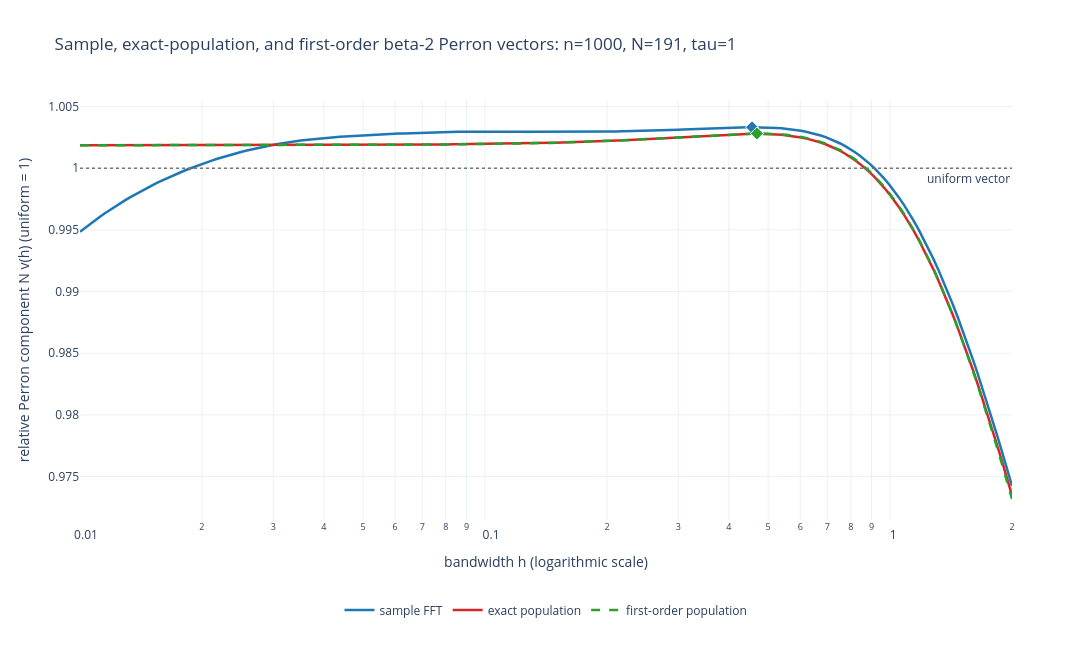

Notebook cell for this chart:
### Code cell
perron_comparison_colors = {
    "sample FFT": "#1f77b4",
    "exact population": "#d62728",
    "first-order population": "#2ca02c",
}
perron_comparison_dashes = {
    "sample FFT": "solid",
    "exact population": "solid",
    "first-order population": "dash",
}

perron_comparison_figure = go.Figure()
for name, vector in perron_comparison_vectors.items():
    selected_index = perron_comparison_selected_indices[name]
    relative_vector = perron_comparison_N * vector
    perron_comparison_figure.add_trace(
        go.Scatter(
            x=perron_comparison_h_grid,
            y=relative_vector,
            customdata=vector,
            mode="lines",
            line=dict(
                color=perron_comparison_colors[name],
                width=2.5,
                dash=perron_comparison_dashes[name],
            ),
            name=name,
            hovertemplate=(
                f"{name}"
                "<br>h=%{x:.6g}"
                "<br>N v(h)=%{y:.6g}"
                "<br>v(h)=%{customdata:.8f}<extra></extra>"
            ),
        )
    )
    perron_comparison_figure.add_trace(
        go.Scatter(
            x=[perron_comparison_h_grid[selected_index]],
            y=[relative_vector[selected_index]],
            mode="markers",
            marker=dict(
                color=perron_comparison_colors[name],
                size=10,
                symbol="diamond",
                line=dict(color="white", width=1),
            ),
            name=f"{name} maximum",
            showlegend=False,
            hovertemplate=(
                f"{name} maximum"
                f"<br>index={selected_index}"
                "<br>h=%{x:.6g}"
                "<br>N v(h)=%{y:.6g}<extra></extra>"
            ),
        )
    )

perron_comparison_figure.add_hline(
    y=1.0,
    line=dict(color="#777777", width=1.5, dash="dot"),
    annotation_text="uniform vector",
    annotation_position="bottom right",
)
perron_comparison_figure.update_xaxes(
    title_text="bandwidth h (logarithmic scale)",
    type="log",
    range=[
        np.log10(perron_comparison_h_min),
        np.log10(perron_comparison_h_max),
    ],
)
perron_comparison_figure.update_yaxes(
    title_text="relative Perron component N v(h) (uniform = 1)",
)
perron_comparison_figure.update_layout(
    title=(
        f"Sample, exact-population, and first-order beta-2 Perron vectors: "
        f"n={perron_comparison_n}, N={perron_comparison_N}, "
        f"tau={perron_comparison_tau:g}"
    ),
    width=1100,
    height=650,
    template="plotly_white",
    legend=dict(
        orientation="h",
        x=0.5,
        xanchor="center",
        y=-0.18,
    ),
    margin=dict(b=130),
)
perron_comparison_figure.show()

### Figure 1 — Plotly figure (JSON) as saved in the notebook; plotly's stock layout.template omitted (floating-point values rounded to 4 significant figures; data arrays with more than 128 entries replaced by an {"elided": "..."} marker saying what was removed)
{"data": [{"customdata": {"elided": "191 float values"}, "hovertemplate": "sample FFT<br>h=%{x:.6g}<br>N v(h)=%{y:.6g}<br>v(h)=%{customdata:.8f}<extra></extra>", "line": {"color": "#1f77b4", "dash": "solid", "width": 2.5}, "mode": "lines", "name": "sample FFT", "type": "scatter", "x": {"elided": "191 float values"}, "y": {"elided": "191 float values"}}, {"hovertemplate": "sample FFT maximum<br>index=137<br>h=%{x:.6g}<br>N v(h)=%{y:.6g}<extra></extra>", "marker": {"color": "#1f77b4", "line": {"color": "white", "width": 1}, "size": 10, "symbol": "diamond"}, "mode": "markers", "name": "sample FFT maximum", "showlegend": false, "type": "scatter", "x": [0.4562], "y": [1.003]}, {"customdata": {"elided": "191 float values"}, "hovertemplate": "exact population<br>h=%{x:.6g}<br>N v(h)=%{y:.6g}<br>v(h)=%{customdata:.8f}<extra></extra>", "line": {"color": "#d62728", "dash": "solid", "width": 2.5}, "mode": "lines", "name": "exact population", "type": "scatter", "x": {"elided": "191 float values"}, "y": {"elided": "191 float values"}}, {"hovertemplate": "exact population maximum<br>index=138<br>h=%{x:.6g}<br>N v(h)=%{y:.6g}<extra></extra>", "marker": {"color": "#d62728", "line": {"color": "white", "width": 1}, "size": 10, "symbol": "diamond"}, "mode": "markers", "name": "exact population maximum", "showlegend": false, "type": "scatter", "x": [0.4691], "y": [1.003]}, {"customdata": {"elided": "191 float values"}, "hovertemplate": "first-order population<br>h=%{x:.6g}<br>N v(h)=%{y:.6g}<br>v(h)=%{customdata:.8f}<extra></extra>", "line": {"color": "#2ca02c", "dash": "dash", "width": 2.5}, "mode": "lines", "name": "first-order population", "type": "scatter", "x": {"elided": "191 float values"}, "y": {"elided": "191 float values"}}, {"hovertemplate": "first-order population maximum<br>index=138<br>h=%{x:.6g}<br>N v(h)=%{y:.6g}<extra></extra>", "marker": {"color": "#2ca02c", "line": {"color": "white", "width": 1}, "size": 10, "symbol": "diamond"}, "mode": "markers", "name": "first-order population maximum", "showlegend": false, "type": "scatter", "x": [0.4691], "y": [1.003]}], "layout": {"annotations": [{"showarrow": false, "text": "uniform vector", "x": 1, "xanchor": "right", "xref": "x domain", "y": 1, "yanchor": "top", "yref": "y"}], "height": 650, "legend": {"orientation": "h", "x": 0.5, "xanchor": "center", "y": -0.18}, "margin": {"b": 130}, "shapes": [{"line": {"color": "#777777", "dash": "dot", "width": 1.5}, "type": "line", "x0": 0, "x1": 1, "xref": "x domain", "y0": 1, "y1": 1, "yref": "y"}], "title": {"text": "Sample, exact-population, and first-order beta-2 Perron vectors: n=1000, N=191, tau=1"}, "width": 1100, "xaxis": {"range": [-2, 0.301], "title": {"text": "bandwidth h (logarithmic scale)"}, "type": "log"}, "yaxis": {"title": {"text": "relative Perron component N v(h) (uniform = 1)"}}}}
